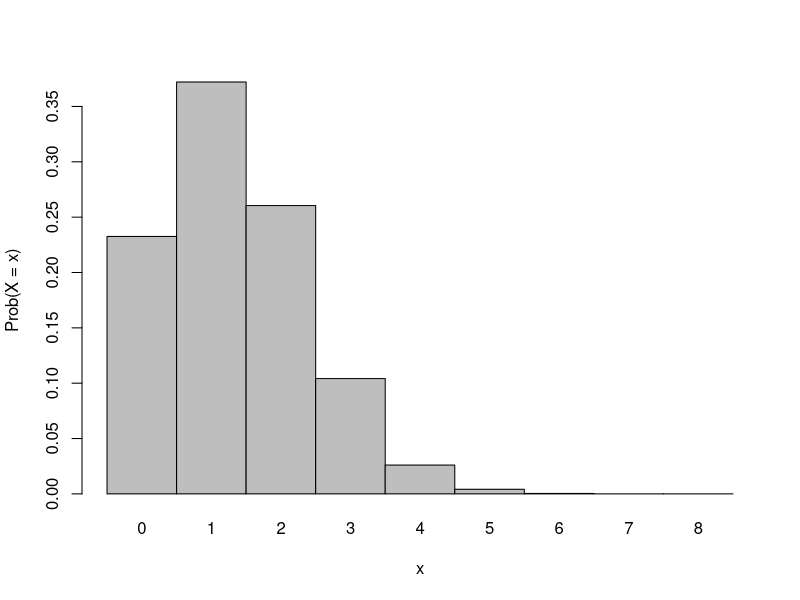
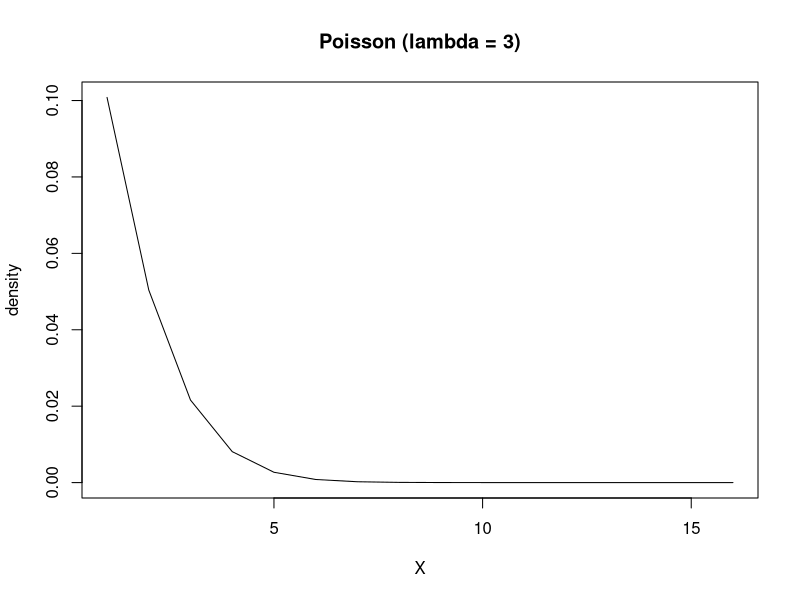
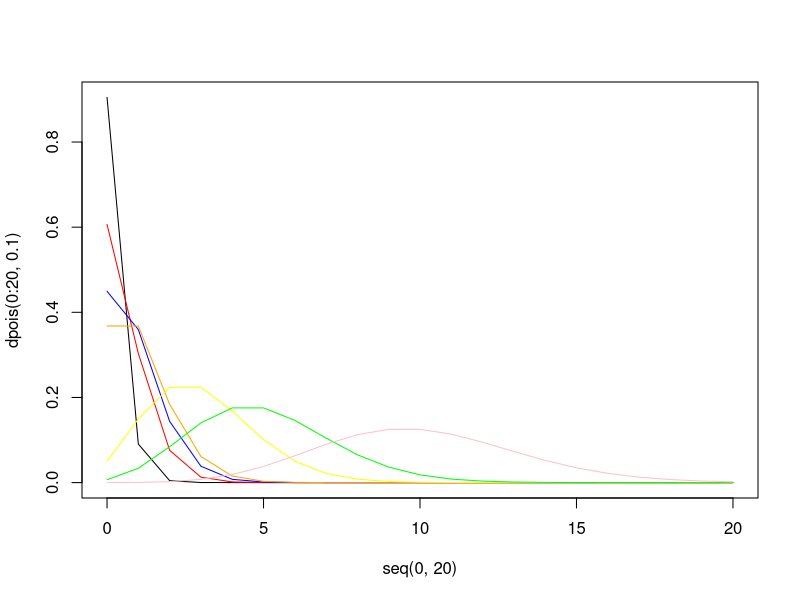
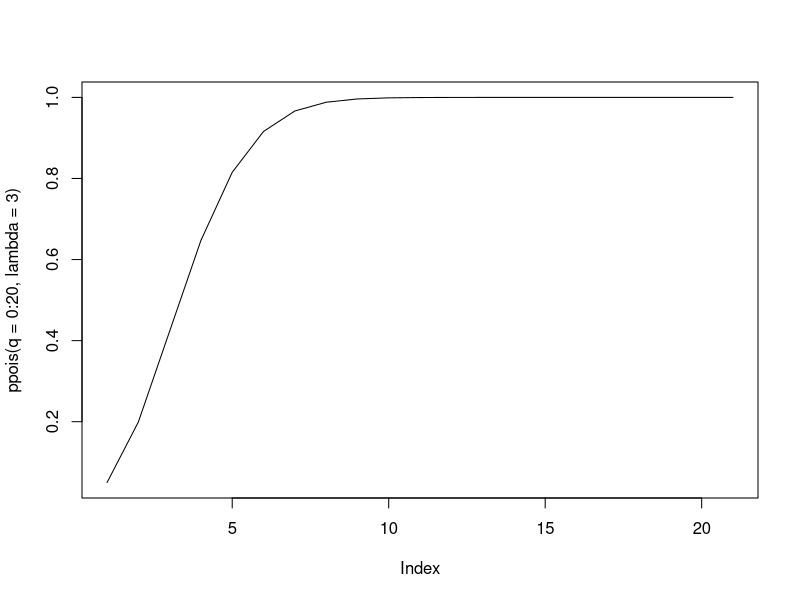
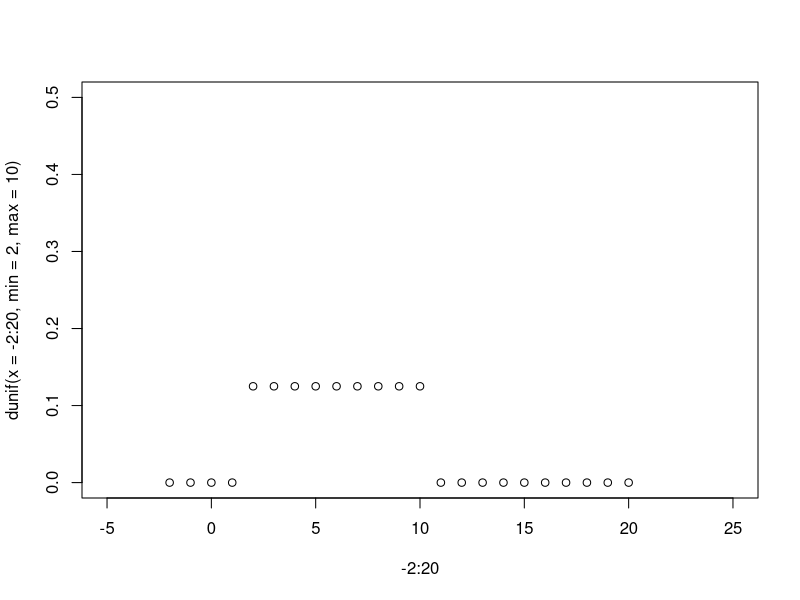
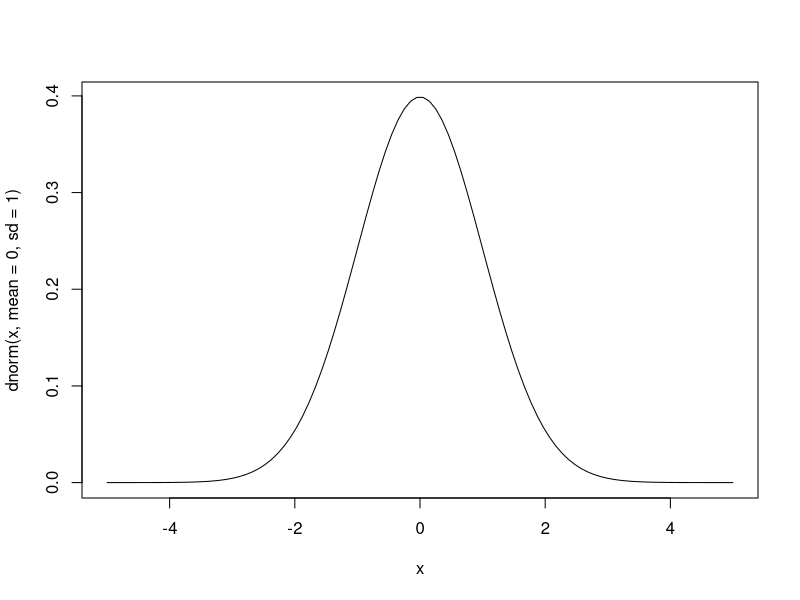
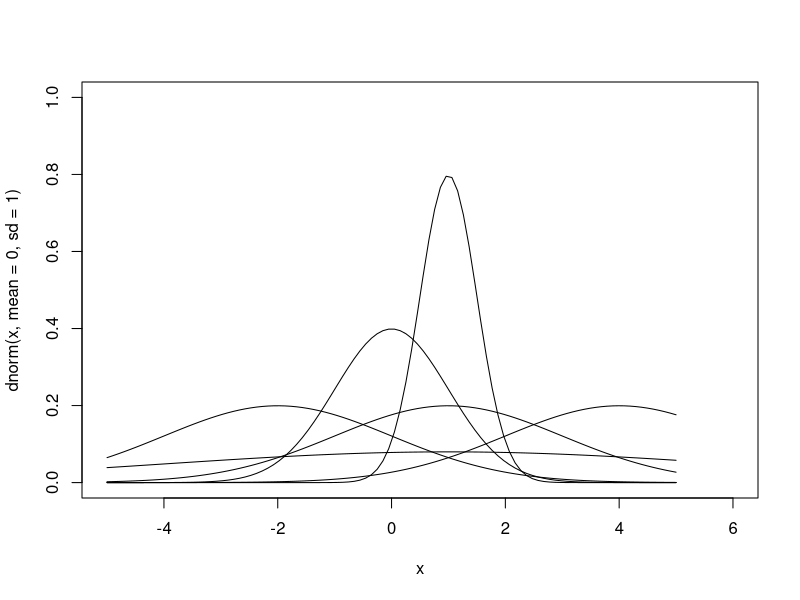
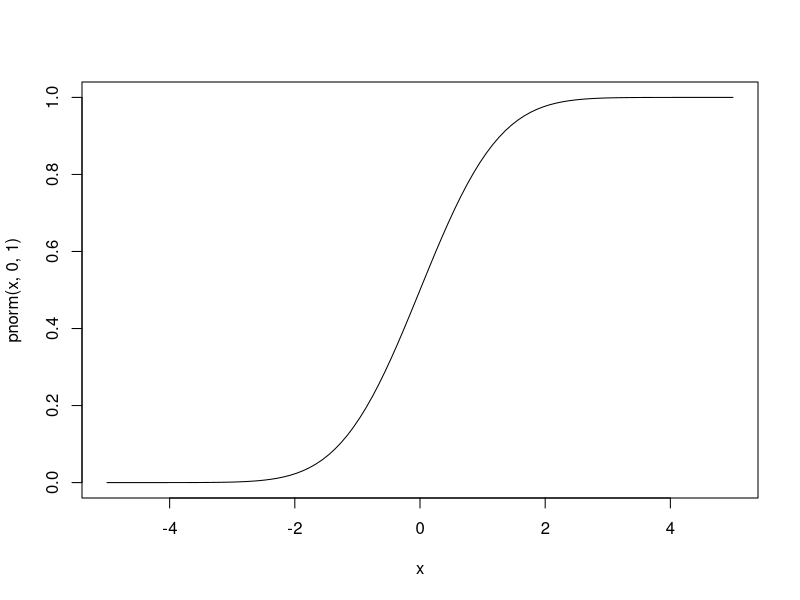

These charts were generated, in order, by the following R code:

#--------------#	Probability models

###------### Binomial model

#	dbinom(x = , size = , prob = ) gives the density
#	pbinom(q = , size = , prob = ) gives the distribution
#	qbinom() gives the quantilte function
#	rbinom() do random draw from the distribution



#-------- dbinom(x = , size = , prob = )
# the probablity of get 4 of rolling a dice = 1/6
# Then, the prob. of rolling 8 times and get 5 4s is 0.0041...

result = dbinom(x = 5, size = 8, prob = 1/6)
print(result)
# [1] 0.004167619





# We can also compute the prob. for each case, 
# i.e., get one 4, two 4s, ...
results = dbinom(x = 0:8, size = 8, prob = 1/6)
print(results)
# [1] 2.325680e-01 3.721089e-01 2.604762e-01 1.041905e-01 2.604762e-02
# [6] 4.167619e-03 4.167619e-04 2.381497e-05 5.953742e-07

# sum of the prob. = 1
sum(results)
# [1] 1




# plot probablities
png('figures/prob_of_8.png')
barplot(results,
				names.arg = 0:8,
				space = 0,
				ylab = 'Prob(X = x)',
				xlab = 'x'
)
dev.off()



#--------------- pbinom(q = , size = , prob = )
# pbinom returns cumulative probability, given a quantile value q
# Compute the prob. of at least three 4s, i.e., Pr(X >= 3) = 1-Pr(X<=2)
# Here we use pbinom(q = obj, size = , prob = )

1 - pbinom(q = 2, size = 8, prob = 1/6)



# pbinom() vs qbinom()

# pbinom(): given q, return p. 
# qbinom(): given p, reutrn q
# where q(quantile), p(cumulative probability)


#--------------- qbinom(p = , size = , prob = )
# qbinom() is the inverse of pbinom.
# It return the "quantile value" q, given a cumulative probability p.

pbinom(q = 2, size = 8, prob = 1/6)
# [1] 0.8651531		this is p. Now we put p in qbinom
qbinom(p = 0.86, size = 8, prob = 1/6)
# [1] 2						this is q.










###------### Poisson model

# dpois(x = , lambda = ), lambda: mean and variance
# dpois() return Pr(X = x), it is the value of density.
# ppois() return Pr(X <= x), left cumulative probability in CDF.


# this return the value of density function, when x = 5 on the horizontal
# axis. We can check this by plotting the DF of the Poisson distribution.
dpois(x = 5, lambda = 3)
# [1] 0.1008188


# Let's plot the density when x from 5 to 20
png('figures/Poisson_test_x=5.png')
plot(dpois(x = 5:20, lambda = 3),
		 main = 'Poisson (lambda = 3)',
		 ylab = 'density',
		 xlab = 'X',
		 type = 'l'
)
dev.off()

# Clearly, Pr(X = 5) is about 0.1, same as what we got from dpois()



color_theme = c('red', 'blue', 'orange', 'yellow', 'green', 'pink')
png('figures/Poisson_0-20_diff_lambda.png')
plot(x = seq(0,20),
		 y = dpois(0:20, 0.1),
		 type = 'l'
)
for (i in c(0.5, 0.8, 1, 3, 5, 10)){
		lines(x = seq(0,20),
					y = dpois(0:20, i),
					col = color_theme[which(i == c(0.5, 0.8, 1, 3, 5, 10))]
		)
}
dev.off()







## ppois(q = , lambda = )

png('figures/Poisson_cdf.png')
plot(ppois(q = 0:20, lambda = 3),
		 type = 'l'
)
dev.off()





## qpois(p = , lambda) provides the quantile value. Reverse of ppois()
# In ppois, lets use q = 3, lambda = 5
ppois(q = 3, lambda = 5)
# [1] 0.2650259

# Let's check, if q = 3 when we use the output (cumulative probability).
qpois(p = 0.26, lambda = 5)
# [1] 3

# Checked














###------### Uniform distribution
# X ~ UNIF(a,b)

## dunif(X, min = , max = ),
# min:	a,
# max:	b


# Plot X ~ uniform(2,10)

png('figures/Uniform_2_10.png')
plot(
		 # You must specify x, otherwise, you are going to mess up the pic.
		 x = -2:20,
		 y = dunif(x = -2:20, min = 2, max = 10),
		 ylim = c(0,0.5),
		 xlim = c(-5, 25)
)
dev.off()




## punif(q = , min, max)

# this would be zero, because the support of the cdf is 4~10
punif(q = 3, min = 4, max = 10)
# [1] 0


# Here the prob of x <= 7. Clearly, 7 is the median/mean in 4~10 interval.
punif(q = 7, min = 4, max = 10)
# [1] 0.5




## qunif(p = , min, max)

qunif(p = 0.5, 4, 10)
# [1] 7






## runif(n = , min = , max = )

# Let's randomly draw 6 obs from uniform(4,10)
runif(n = 6, 4, 10)
# [1] 6.355950 7.783763 5.747722 8.269437 8.343312 7.163721








###------### Normal distribution



## dnorm(x = , mean, sd = )

# plot standard normal:

# the curve would be smoother, if you generate more data.
x = seq(-5,5, length.out = 100)
png('figures/SD_Normal.png')
plot(
		 x,
		 dnorm(x, mean = 0, sd = 1),
		 type = 'l'
)
dev.off()



# more df with different mean
a = list(c(1,0.5), c(1,2), c(1,5), c(4,2), c(-2, 2))
x = seq(-5,5, length = 100)
png('figures/Normal_multiple.png')
plot(
		 x,
		 y = dnorm(x, mean = 0, sd =1),
		 type = 'l',
		 xlim = c(-5,6),
		 ylim = c(0,1)
)
for (item in a){
 	 lines(x,
					dnorm(x,mean = item[1], sd = item[2])
	 )
}
dev.off()









## pnorm(q = , mean = , sd = )
x = seq(-5,5, length = 100)
png('figures/SD_Normal_CDF.png')
plot(
		 x,
		 pnorm(x, 0,1),
		 type = 'l'
)
dev.off()




## qnorm(p = , mean = , sd = )
pnorm(1, 0, 1)
# [1] 0.8413447

qnorm(0.84, 0, 1)
# [1] 0.9944579 pretty close to 1








## rnorm(n = , mean = , sd = )
# Generate "n" obervations from normal distribution with 'mean', 'sd'.

# generate from sd norm
rnorm(n = 5, mean = 0, sd = 1)
# [1] 1.2685725 0.3540938 1.0729062 1.0447290 1.2036311








## Quantile-Quantile function
# qqnorm(data,...)

# qqnrom() can be used to check if your data are normal distributed.
# If yes, scatters should be approximately in a line.

# We can do this by:
# manually generate a sample from std normal.
sample1 = rnorm(n = 700,0,1)
png('figures/QQFunction_norm_data.png')
qqnorm(sample1)
qqline(sample1, col = 'gray')
dev.off()
# Clearly, it is normal.



# Now let's check if the price of BTC or log(price) of BTC is normal
# distributed.
df = read.csv('data/NewCleanData.csv')
price = df$Open_price
log_price = log(price)

png('figures/QQFunction_price.png')
qqnorm(price)
qqline(price)
dev.off()
# Clearly, price level is not normal distributed.


# What about log(price)?

png('figures/QQFunction_log_price.png')
qqnorm(log_price)
qqline(log_price)
dev.off()
# It is not.




# How about the supply?
png('figures/QQFunction_cir_supply.png')
qqnorm(df$cir_supply)
qqline(df$cir_supply)
dev.off()
# Not close.











###------### student's t-distribution
# Four common functions to use.
#	dt(x,v)
#	pt(q,v)
#	qt(p,v)
#	rt(n,v)
# v: degree of freedom




# Plot student's t with different df.
x = seq(-5,5, length = 300)

par_list = list(c(1,'red'),c(20,'blue'),c(100, 'green'))

png('figures/student_t.png')
plot(
		 x,
		 dt(x,2),
		 type = 'l'
)
for(item in par_list){
		lines(x, 
					# don't forget to transform "1" into an numeric value.
				 dt(x, sapply(item[1], as.numeric)),
				 col = item[2]
		)
}
dev.off()








###------### Exponential distribution

# X ~ EXP(lambda)
# X is a non-negative number.
# mean = 1/lambda
# var = 1/lambda^2


# dexp(x, rate)
# rate: lambda
# x:		data

x = seq(0.1,8, length = 100)
png('figures/Exponential_distribution.png')
plot(x,
		 dexp(x, rate = 1.5),
		 type = 'l'
)
dev.off()


# c(lambda, line_type)
par_list = list(c(0.5, 2), c(1.5, 3), c(4, 6))
png('figures/Exponential_diff_lambda.png')
plot(x,
		 dexp(x, rate = 1),
		 type = 'l',
		 main = 'Exponential with different lambda',
		 ylab = 'density',
		 xlab = 'X'
)
for (item in par_list){
		lines(x,
					dexp(x, rate = item[1]),
					lty = item[2]
		)
}
legend('topright', 
			 legend = c(
									"exp(1)",
									"exp(0.5)",
									"exp(1.5)",
									'exp(4)'
			 ),
		   lty = c(1,2,3,6)
)
dev.off()





## pexp(q = , rate = )
## qexp(p = , rate = )

pexp(q = 3, rate = 0.2)
# [1] 0.4511884 = cumulative probability (from cdf)
# It says Pr(X <= 3) = 0.4511884

qexp(p = 0.451, rate = 0.2)
# [1] 2.998284 Checked.


















###------### chi-square distribution
# Chi-square sums of squared normal variates and is often related
# to operations concerning sample variances of normally distributed data.


# dchisq(x, df)
# pchisq(q, df)
# qchisq(p, df)
# rchisq(n, df)



# Since chi square is squared norm, clealy, its support is non negative.
x = seq(0,5,length = 300)
png('figures/Chi_square_Std_Normal.png')
plot(x,
		 dchisq(x, df = 1),
		 type = 'l',
		 main = 'Chi-square vs Std Normal',
		 ylab = 'density',
		 xlab = 'X'

)
lines(x,
			dnorm(x),
			lty = 2
)
dev.off()



par_list = list(c(0.1, 2), c(3, 4), c(5, 5))
png('figures/Chi_square.png')
plot(x,
		 dchisq(x, df = 1),
		 type = 'l',
		 main = 'Chi-square with diff df',
		 ylab = 'density',
		 xlab = 'X'
)
for (item in par_list){
		lines(x,
					dchisq(x, df = item[1]),
					lty = item[2]
		)
}
legend('topright',
			 legend = c(
									'df = 0.1',
									'df = 1',
									'df = 3', 
									'df = 5'
									),
			 lty = c(2,1,4,5)
)

dev.off()










#--------------#	Sampling Distribution
# Details see sampling distribution part in 
# "Common Knowledge for econometrics".


x = seq(16, 28, length = 100)
fx.sample = dnorm(x, mean = 22, 1.5/sqrt(5))
fx.true = dnorm(x, mean = 22, 1.5)
png('figures/sampling_vs_true_distribution.png')
plot(x, 
		 fx.true,
		 main = 'sampling and true distribution',
		 ylab = 'density',
		 type = 'l',
		 ylim = c(0,0.8)

)
lines(x,
			fx.sample,
			lwd = 2,
			lty = 2
)
legend('topright', 
			 legend = c('true distro', 'sampling distro'),
			 lty = c(1,2)
)
dev.off()










#--------------#	Confidence Intervals


# compute critical values for 0.95 CI
se = 1.5
right_bound = qt(0.975, 4)
# [1] 2.776445 right tail
left_bound = qt(0.025, 4)
# [1] -2.776445 left tail

fx.bound = dt(right_bound, 4)



x = seq(-4, 4, length = 100)
png('figures/confidence_interval.png')
plot(
		 x,
		 dt(x, 4),
		 type = 'l'
)
abline(h = c(0),
			 col = 'gray'

)
segments(
				 x0 = c(left_bound, right_bound),
				 y0 = c(0,0),
				 x1 = c(left_bound, right_bound),
				 y1 = rep(fx.bound, 2)
)
dev.off()













#--------------#	Testing Means


#-------------------
### t-test:(Single Mean)

# Method 1
# Let's test if the population mean is 80 by using a sample.

# generate a sample
n = 40
# make sure we have the same generated numbers, set the seed
set.seed(5)
sample = rnorm(n, 80, 1.5)
# compute the sample mean and SD
sample_mean = mean(sample) 		# X = [1] 80.10174
# sample SD: s
sample_sd = sd(sample)				# s = [1] 1.651756
sample_se = sample_sd/sqrt(n)	# [1] 0.2611655

# T statistics:
sample_T = (sample_mean - 80)/sample_se		# [1] 0.3895706

# compute the p-value, i.e., the cumulative prob. using pt()
# remember, sample_T is t value on the horizontal axis of the density.
sample_p_value = pt(sample_T, n-1)		#	[1] 0.6505133

# Clearly, p-value is much greater than 0.05. We fail to reject 
# the null.



png('figures/t-test.png')
x = seq(-4,4,length = 100)
plot(x,
		 dt(x,n-1),
		 type = 'l',
		 main = 'Test the mean of 80',
		 xlab = 't',
		 ylab = 'density (DOF = 39)'

)
abline(h = c(0), col = 'gray')
segments(
				 x0 = sample_T,
				 y0 = 0,
				 x1 = sample_T,
				 y1 = 0.4,
				 lty = 3
)

dev.off()








# Method 2
# R has a built in function for t-test:
# t.test(x = sample, mu = mean, alternative = '')
# "alternative" can be “two.sided”, “less”, “greater”


t.test(x = sample, mu = 80, alternative = 'less')

#	        One Sample t-test
#	
#	data:  sample
#	t = 0.38957, df = 39, p-value = 0.6505
#	alternative hypothesis: true mean is less than 80
#	95 percent confidence interval:
#	     -Inf 80.54177
#	sample estimates:
#	mean of x
#	 80.10174










#-------------------
### t-test:(Two Mean) 


## unpooled variances
# obs are unpaired, independent, and with unpooled var. 
# Method 1


# Generate data from N(76,2), N(80,2)
set.seed(5)
n1 = 44
n2 = 31
sample1 = rnorm(n1, 76, 2)
sample2 = rnorm(n2, 80, 2)



# Compute sample mean and se, i.e., s
sample1.mean = mean(sample1)		# [1] 76.24008
sample2.mean = mean(sample2)		# [1] 79.66198


sample1.s = sd(sample1)/n1			# [1] 0.05069484
sample2.s = sd(sample2)/n2			# [1] 0.04731536


# Compute df:

df.upper = ((sample1.s**2/n1) + (sample2.s**2/n2)) ** 2
df.lower.left = (sample1.s**2/n1)**2/(n1-1)
df.lower.right = (sample2.s**2/n2)**2/(n2-1)
df.lower = df.lower.left + df.lower.right

df = df.upper/df.lower					# [1] 67.39422



# Compute t statistics

t.upper = sample1.mean - sample2.mean
t.lower = sqrt(
							 (sample1.s**2/n1) + (sample2.s**2/n2)
)
# It is negative because we are doing a left-tailed test.
sample.t = t.upper/t.lower			# [1] -299.4002

# p-value
pt(sample.t, df)								# [1] 2.560795e-107

# Suppose we use 99 Confidence Interval, p-value here is clearly less than 0.01
# Great, we reject the null. Hence miu_1 < miu_2. It is being verified.


png('figures/t-test_two_mean.png')
x = seq(-5,5, length = 2000)
plot(x,
		 dt(x, df),
		 type = 'l',
		 xlab = 't',
		 ylab = 'density'


)
dev.off()





# Method 2
# Built-in Welch's t-test
t.test(x = sample1, y = sample2, alternative = 'less', conf.level = 0.99)



#	        Welch Two Sample t-test
#	
#	data:  sample1 and sample2
#	t = -8.0105, df = 72.718, p-value = 6.891e-12
#	alternative hypothesis: true difference in means is less than 0
#	99 percent confidence interval:
#	      -Inf -2.405759
#	sample estimates:
#	mean of x mean of y
#	 76.24008  79.66198








## pooled variance

# Syntax: 
# must specify var.equal = T

#	t.test(x = sample1,
#				 y = sample2,
#				 alternative = 'two.sided',
#				 conf.level = 0.95,
#				 var.equal = T
#	)










#----------------
# Paired/Dependent samples

# page 414







#---------------- Chi-square test for categorical variables
### Single categorical variable

lty_index = 2
x = seq(0,15, length = 100)
png('figures/Chi-square_1_5_10.png')
plot(x,
		 dchisq(x, 1),
		 type = 'l'
)

for (i in c(5,10)){
		lines(x,
					dchisq(x, i),
					lty = lty_index,
		)
		lty_index = lty_index + 2
}
legend('topright',
			 legend = c('df = 1', 'df = 5', 'df = 10'),
			 lty = c(1, 2, 4)
)
dev.off()


### Method 1: Write your own chi-square test

## test example:

# Suppose data fall in three categories, 1,2,3.
# step 1: generate data

sample = c(2,3,2,3,2,1,3,3,2,2,3,2,2,2,3,3,3,2,3,2,2,2,1,3,2,2,2,1,2,2,3,2,2,2,2,1,2,1,1,1,2,2,2,3,1,2,1,2,1,2,1,3,3)

n = length(sample)		# [1] 53

# step 2: compute O_i
sample.table = table(sample)
sample.table
		#		sample
		#		 1  2  3	-> category i
		#		11 28 14	-> O_i

# We can also comute the actual pai_i by dividing sample.table by n
# but we don't need to to form the test statistics
pai_i = sample.table/n
pai_i
		#	        1         2         3		-> i
		#	0.2075472 0.5283019 0.2641509		-> pai_i

# step 3: compute pai_0(i), the expected proportion,
pai_i_expected = (1/3)*n		# [1] 17.66667


# step 4: compute test statistics kai^2

kai_sq = sum(
						 (sample.table - pai_i_expected)**2/pai_i_expected
)							# kai_sq = 9.320755


# step 5: compute p-value
# Note, pchisq() give the cumulative prob. from CDF. We need to
# subtract it by 1 to get the area for right tail.

df = 3-1
p_value = 1 - pchisq(kai_sq, df)		#[1] 0.009462891

# Clearly, it is less than 0.001 significant level. We can reject the
# null. The data do not suggest that the proportions of each category
# are same.
# We can also check it by printing out the proportion, pai_i
sample.table/n
#	        1         2         3
#	0.2075472 0.5283019 0.2641509

# Clearly, not the same.


# Now plot the density

x = seq(0,15, length = 100)
png('figures/single_categorical_chisq_test.png')
plot(
		 x,
		 dchisq(x, 3),
		 type = 'l',
		 xlab = 'Chi-square',
		 ylab = 'density(df = 2)',
		 main = 'Chi-square test for single categorical variable'
)
abline(h = c(0), col = 'gray')
abline(v = c(kai_sq), col = 'gray')
dev.off()





### Method 2:
# R has a built-in function for chi-square test.


# NOTICE: this test function require the vector of
#	the obs Frequencies! 
# DO NOT pass raw sample into it.

chisq.test(x = sample.table)

#	        Chi-squared test for given probabilities
#	
#	data:  sample.table
#	X-squared = 9.3208, df = 2, p-value = 0.009463



## If we assume the categories are not uniformly distributed,
# we need to specify the "p" for the assumed proportion we want
# to test.

# null hypo: pai_1 = 0.25, pai_2 = 0.5, pai_3 = 0.25
# alt. hypo: H_0 is incorrect.

chisq.test(x = sample.table, p = c(0.25, 0.5, 0.25))
#        Chi-squared test for given probabilities
#
#data:  sample.table
#X-squared = 0.50943, df = 2, p-value = 0.7751

# Now, we cannot reject the null







### Two categorical variables

# Generate two variables:

sample = matrix(
								c(20,32,8,52,9,72,8,32,16,64,30,12), 4,3,
								dimnames = list(
																c("Injection", 'Tablet','Laser','Herbal'),
																c('None','Partial','Full')
								)
)

#	          None Partial Full
#	Injection   20       9   16
#	Tablet      32      72   64
#	Laser        8       8   30
#	Herbal      52      32   12


## built-in test

chisq.test(x = sample)

#	        Pearson's Chi-squared test
#	
#	data:  sample
#	X-squared = 66.166, df = 6, p-value = 2.492e-12










